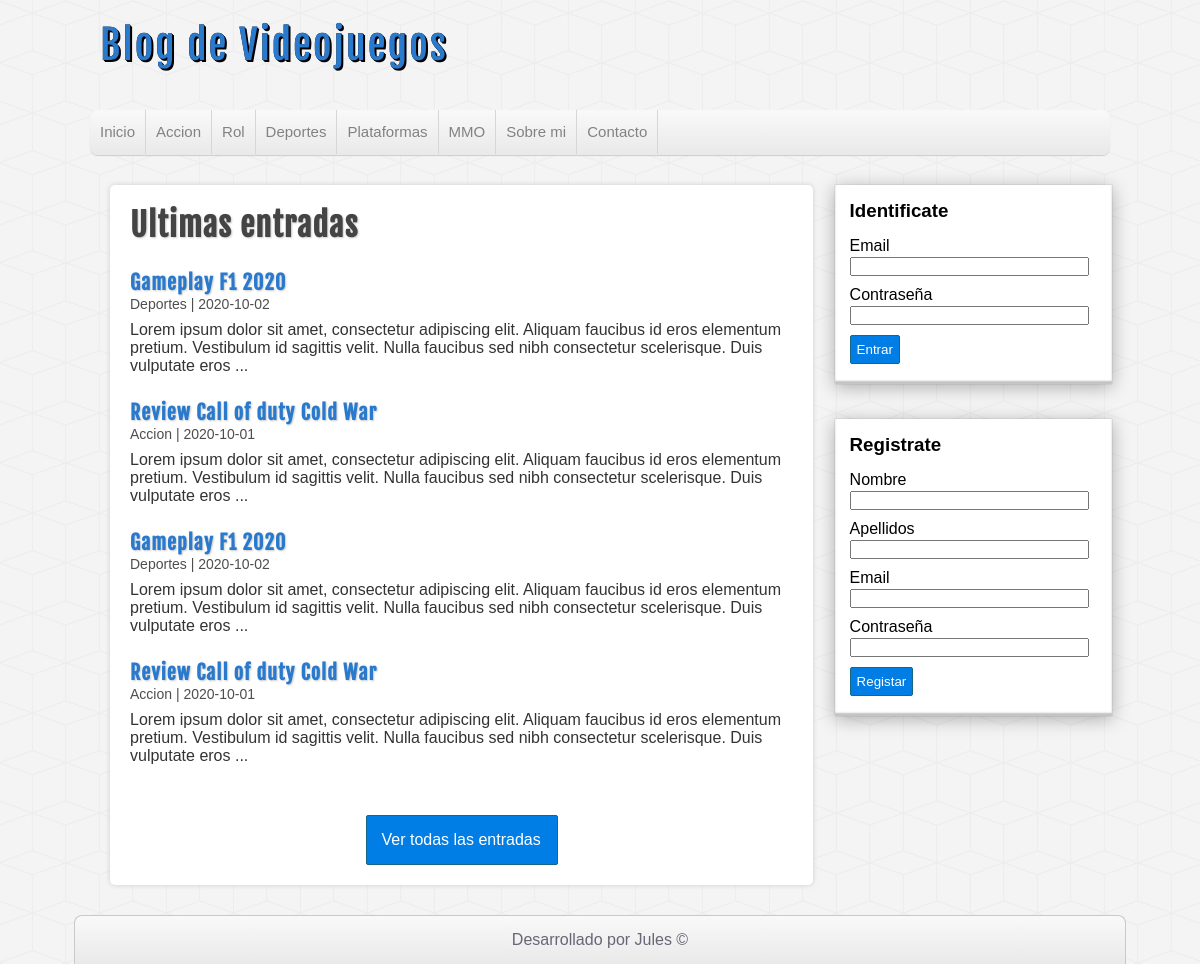
The page /proyecto-php/index.php on the database its author committed.
### tables this page shows
CREATE TABLE IF NOT EXISTS `categorias` (
  `id` int(255) NOT NULL AUTO_INCREMENT,
  `nombre` varchar(100) DEFAULT NULL,
  PRIMARY KEY (`id`)
);

CREATE TABLE IF NOT EXISTS `entradas` (
  `id` int(255) NOT NULL AUTO_INCREMENT,
  `usuario_id` int(255) NOT NULL,
  `categoria_id` int(255) NOT NULL,
  `titulo` varchar(255) NOT NULL,
  `descripcion` mediumtext,
  `fecha` date NOT NULL,
  PRIMARY KEY (`id`),
  KEY `fk_entrada_usuario` (`usuario_id`),
  KEY `fk_entrada_categoria` (`categoria_id`)
);

### proyecto-php/includes/helpers.php (called while the page is built, shortened)
<?php
function conseguirCategorias($conexion)
{
    $sql = "SELECT * FROM categorias ORDER BY id ASC; ";
    $categorias = mysqli_query($conexion, $sql);
    $result = array();
    if ($categorias && mysqli_num_rows($categorias) >= 1) {
        $result = $categorias;
    }
    return $result;
}
function conseguirEntradas($conexion)
{
    $sql = "SELECT e.*, c.nombre AS 'categoria' FROM entradas e INNER JOIN categorias c ON e.categoria_id = c.id ORDER BY e.id DESC LIMIT 4";
    $entradas = mysqli_query($conexion, $sql);
    $result = array();
    if ($entradas && mysqli_num_rows($entradas) >= 1) {
        $result = $entradas;
    }
    return $result;
}

### proyecto-php/index.php (the view)
<?php require_once 'includes/cabecera.php'; ?>
<?php require_once 'includes/lateral.php'; ?>
<div id="principal">
    <h1>Ultimas entradas</h1>
    <?php
    $entradas = conseguirEntradas($db);
    if (!empty($entradas)) :
        while ($entrada = mysqli_fetch_assoc($entradas)) :
    ?>
            <article class="entrada">
                <a href="">
                    <h2><?= $entrada['titulo'] ?></h2>
                    <span class="fecha"><?= $entrada['categoria'] . ' | ' . $entrada['fecha']; ?></span>
                    <p>
                        <?= substr($entrada['descripcion'], 0, 200) . "..."  ?>
                    </p>
                </a>
            </article>
    <?php
        endwhile;
    endif;
    ?>
    <div id="ver-todas">
        <a href="">Ver todas las entradas</a>
    </div>
</div>
<?php require_once 'includes/pie.php'; ?>

### proyecto-php/includes/cabecera.php (shortened to what this page needs)
<?php require_once 'conexion.php'; ?>
<?php require_once 'includes/helpers.php'; ?>
<!DOCTYPE html>
<html lang=es>
<head>
    <link rel="stylesheet" type="text/css" href="./assets/css/style.css" />
</head>
<body>
    <header id="cabecera">
        <div id="logo">
            <a href="index.php">
                Blog de Videojuegos
            </a>
        </div>
        <nav id="menu">
            <ul>
                <li>
                    <a href="index.php">Inicio</a>
                </li>
                <?php
                $categorias = conseguirCategorias($db);
                if (!empty($categorias)) :
                    while ($categoria = mysqli_fetch_assoc($categorias)) : ?>
                        <li>
                            <a href="categoria.php?id=<?= $categoria['id'] ?>"><?= $categoria['nombre'] ?></a>
                        </li>
                <?php
                    endwhile;
                endif;
                ?>
                <li>
                    <a href="categoria1.php">Sobre mi</a>
                </li>
                <li>
                    <a href="categoria1.php">Contacto</a>
                </li>
            </ul>
        </nav>
    </header>
    <div id="contenedor">

### proyecto-php/includes/lateral.php (shortened to what this page needs)
<aside id="sidebar">
    <?php if (!isset($_SESSION['usuario'])) : ?>
        <div id="login" class="bloque">
            <h3>Identificate</h3>
            <form action="login.php" method="POST">
                <label for="email">Email</label>
                <input type="email" name="email" />
                <label for="password">Contraseña</label>
                <input type="password" name="password" />
                <input type="submit" value="Entrar" />
            </form>
        </div>
        <div id="registro" class="bloque">
            <h3>Registrate</h3>
            <form action="registro.php" method="POST">
                <label for="nombre">Nombre</label>
                <input type="text" name="nombre" />
                <label for="apellidos">Apellidos</label>
                <input type="text" name="apellidos" />
                <label for="email">Email</label>
                <input type="email" name="email" />
                <label for="password">Contraseña</label>
                <input type="password" name="password" />
                <input type="submit" name="submit" value="Registar" />
            </form>
        </div>
    <?php endif; ?>
</aside>

### proyecto-php/includes/pie.php (shortened to what this page needs)
</div>
<footer id="pie">
        <p>
            Desarrollado por Jules &copy;
        </p>
    </footer>
</body>
</html>

### proyecto-php/assets/css/style.css (style rules this page uses)
* { font-family: sans-serif,Helvetica,Arial; text-decoration: none; margin: 0px; padding: 0px; }
body { background: url(../img/cubes.png) #F4F4F4; }
.fecha { color: #4e4e4e; margin-top: 5px; font-size: 14px; }
#cabecera { width: 85%; height: auto; background: transparent; margin: 0px auto; }
#logo { float: left; width: 540px; height: 110px; }
#logo a { font-family: "fajala" ,Helvetica; font-size: 40px; letter-spacing: 2px; color: #2979CD; text-shadow: 0px 0px 0px black, 1px 1px 0px black, 2px 2px 0px black ; transition: all 500ms; line-height: 90px; margin-left: 10px; }
#menu { width: 100%; height: 45px; clear: both; background: linear-gradient(to bottom, #f9f9f9 0px, #e9e9e9 100%); border: npx solid #c9c9c9; border-radius: 8px; box-shadow: 0px 1px 1px #ccc; overflow: hidden; }
#menu ul { list-style: none; float: left; }
#menu ul li { float: left; line-height: 44px; border-right: 1px solid #d6d6d6; }
#menu ul li a { display: block; padding-left: 10px; padding-right: 10px; font-size: 15px; color: #838282; }
#contenedor { width: 85%; margin: 0px auto; margin-top: 30px; margin-bottom: 30px; }
#sidebar { float:right; width: 27%; height: auto; }
.bloque { display: block; width: 90%; margin: 0px auto; margin-bottom: 35px; background: white; padding: 15px; box-shadow: 0px 0px 1px rgba(0,0,0,0.3),0px 3px 17px rgba(0,0,0,0.3) ,0px 0px 1px #ffff inset ,0px -3px 2px rgba(0,0,0,0.25) inset; }
.bloque h3 { margin-bottom: 15px; }
label, input[type="text"], input[type="email"], input[type="password"] { display: block; width: 95%; margin-top: 2px; margin-bottom: 2px; }
input[type="text"], input[type="email"], input[type="password"] { margin-bottom: 10px; }
input[type="button"], input[type="submit"],.boton { padding: 5px; margin-bottom: 5px; border-radius: 2px; display: block; border-radius: 2px; color: white; background: #007ee5; border: 1px solid #156785; cursor: pointer; padding: 6px; }
#principal { float: left; width: 65%; min-height:567px; background: white; border-radius: 5px; box-shadow: 0px 0px 5px #ccc; margin-left: 20px; padding: 20px; overflow: hidden; }
#principal h1 { font-size: 32px; color: #444; letter-spacing: 1px; text-shadow: 1px 1px 2px #ccc; font-family: "fajala"; }
#principal p { margin-top: 8px; }
#principal h2 { font-size: 20px; color: #2979CD; text-shadow: 1px 1px 2px #ccc; letter-spacing: 1px; font-family: "fajala"; margin-top: 25px; }
#principal a { color: #333; }
#ver-todas a { display: block; border-radius: 2px; padding: 15px; color: white; background: #007ee5; border: 1px solid #156785; cursor: pointer; width: 160px; margin: 0px auto; margin-top: 50px; }
#pie { clear: both; width: 85%; margin: 0px auto; background: linear-gradient(to bottom, #f9f9f9 0px, #e9e9e9 100%); border: 1px solid #c9c9c9; border-bottom: none; border-radius: 8px 8px 0px 0px; color: #667; height: auto; padding: 15px; text-align: center; }

### rows shown on the page
categorias: nombre "Accion"
categorias: nombre "Rol"
categorias: nombre "Deportes"
categorias: nombre "Plataformas"
categorias: nombre "MMO"
entradas: titulo "Gameplay F1 2020", categoria.nombre "Deportes", fecha "2020-10-02", descripcion "Lorem ipsum dolor sit amet, consectetur adipiscing elit. Aliquam faucibus id eros elementum pretium. Vestibulum id sagittis velit. Nulla faucibus sed nibh consectetur scelerisque. Duis vulputate eros"
entradas: titulo "Review Call of duty Cold War", categoria.nombre "Accion", fecha "2020-10-01", descripcion "Lorem ipsum dolor sit amet, consectetur adipiscing elit. Aliquam faucibus id eros elementum pretium. Vestibulum id sagittis velit. Nulla faucibus sed nibh consectetur scelerisque. Duis vulputate eros"
entradas: titulo "Gameplay F1 2020", categoria.nombre "Deportes", fecha "2020-10-02", descripcion "Lorem ipsum dolor sit amet, consectetur adipiscing elit. Aliquam faucibus id eros elementum pretium. Vestibulum id sagittis velit. Nulla faucibus sed nibh consectetur scelerisque. Duis vulputate eros"
entradas: titulo "Review Call of duty Cold War", categoria.nombre "Accion", fecha "2020-10-01", descripcion "Lorem ipsum dolor sit amet, consectetur adipiscing elit. Aliquam faucibus id eros elementum pretium. Vestibulum id sagittis velit. Nulla faucibus sed nibh consectetur scelerisque. Duis vulputate eros"
